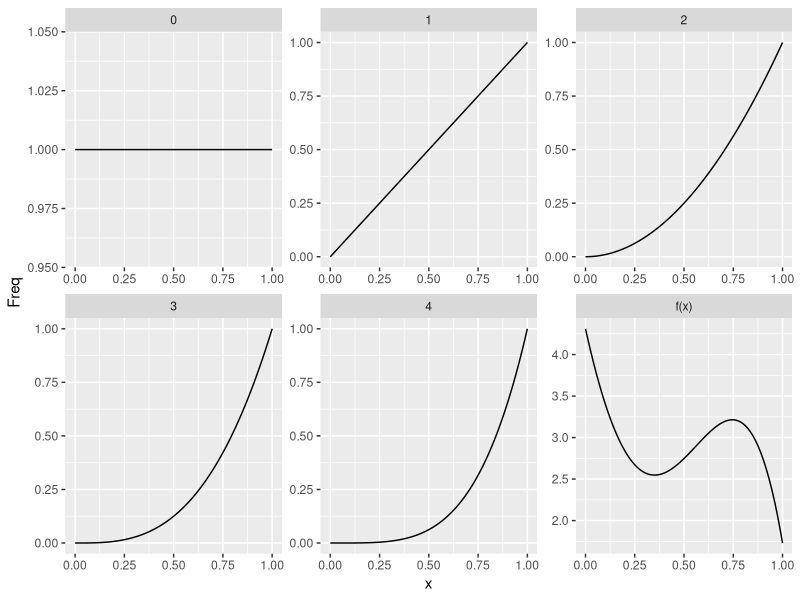
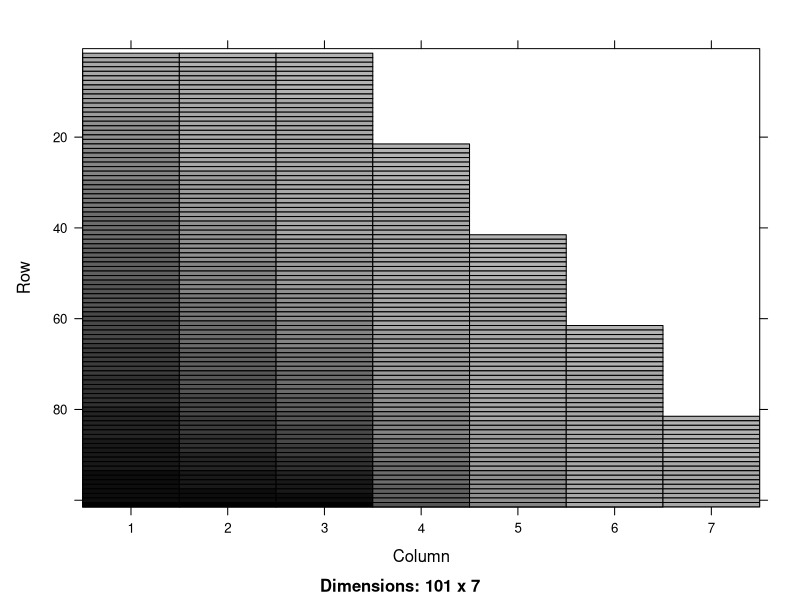
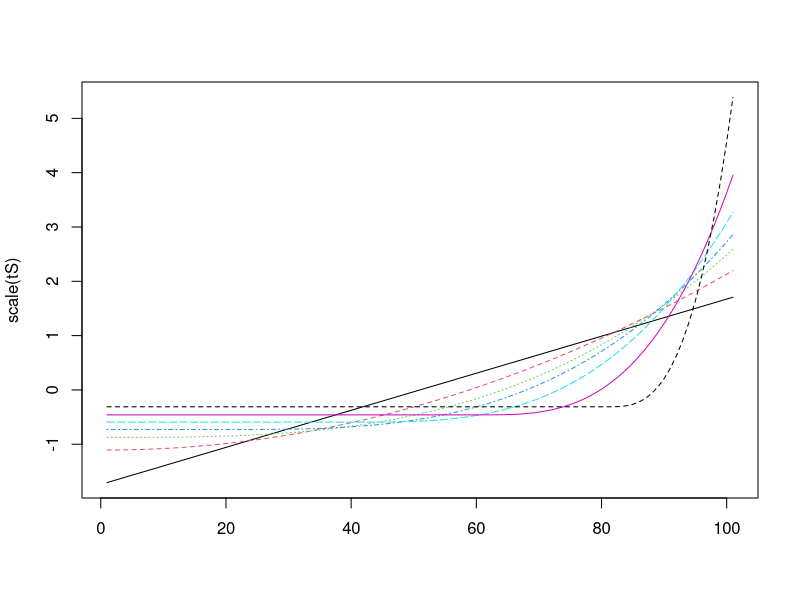
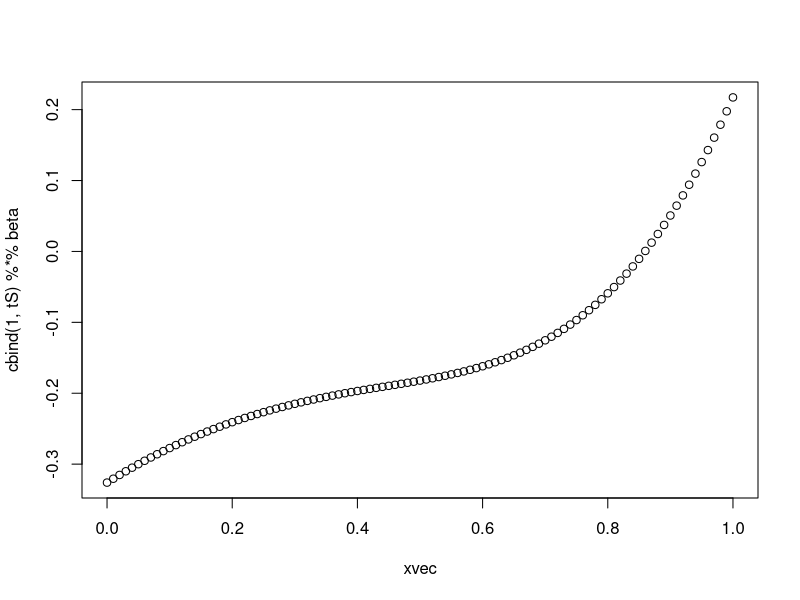
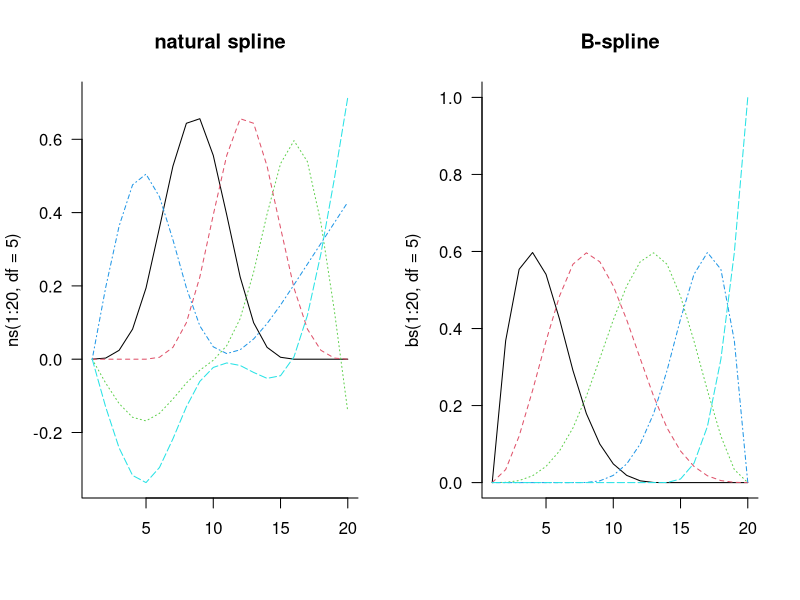
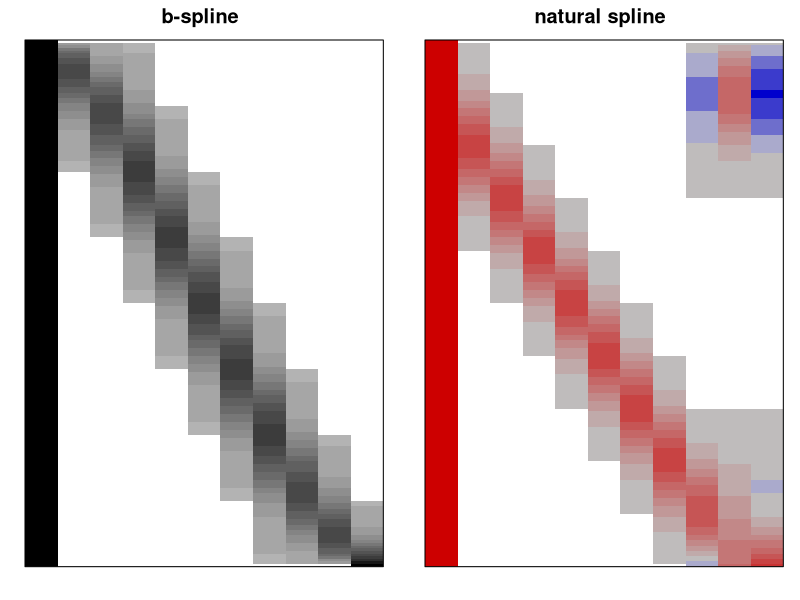
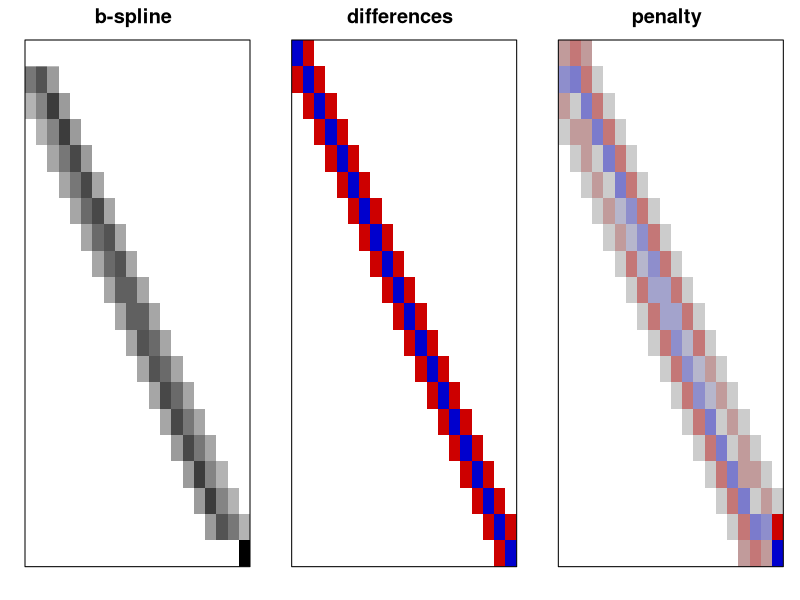
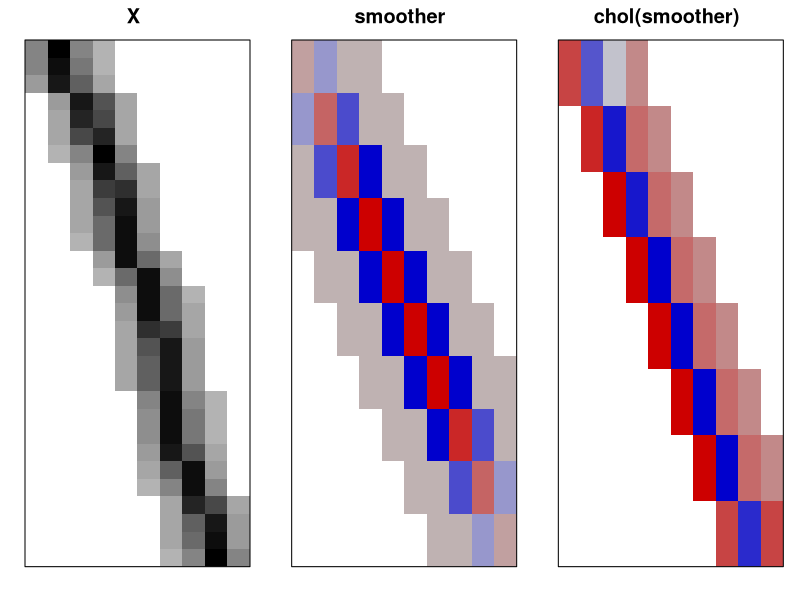

These charts were generated, in order, by the following R code:
## ---- chunk 1
## use help("image-methods", "Matrix")
## lattice graphics: ?lattice:xyplot for details on scales
ifun <- function(x, title = "", ck = FALSE, raster = TRUE) {
    image(Matrix(x),
          sub = "", xlab = "", ylab = "",
          colorkey = ck,
          aspect = "fill",
          scales = list(x = list(draw = FALSE),
                        y = list(draw = FALSE)),
          main = title,
          useRaster = raster
          )
}
## ---- chunk 2
## replicate figure 3.2 from Wood
library(ggplot2)
x <- seq(0, 1, length = 101)
n <- 4
y <- sapply(0:n, \(j) x^j)
beta <- c(4.31, -10.72, 16.8, 2.22, -10.88)
y <- cbind(y, fx = y %*% beta)
dimnames(y) <- list(x = x, j = c(0:n, "f(x)"))
yy <- as.data.frame(as.table(y))
yy$x <- as.numeric(as.character(yy$x))
ggplot(yy, aes(x, Freq)) + geom_line() + facet_wrap(~j, scale = "free")
## ---- chunk 3
truncpolyspline <- function(x, df) {
    if (!require("Matrix")) stop("need Matrix package")
    knots <- quantile(x, seq(0, 1, length = df - 1))
    ## should probably use seq() instead of `:`
    ## dim: n x (df-2)
    trunc_fun <- function(k) (x>=k)*(x-k)^3
    S <- sapply(knots[1:(df-2)], trunc_fun)
    S <- as(S, "CsparseMatrix")
    ## dim: n x df
    S <- cbind(x, x^2, S)
    return(S)
}
xvec <- seq(0, 1, length = 101)
tS <- truncpolyspline(xvec, df = 7)
image(tS, aspect = "fill")
matplot(scale(tS), type = "l")
## ---- chunk 4
set.seed(101)
beta <- rnorm(8)
plot(xvec, cbind(1, tS) %*% beta)
## ---- chunk 5
truncpolyspline2 <- function(x, df) {
    knots <- quantile(x, seq(0, 1, length = df - 1))
    nx <- length(x)
    iL <- list()
    pL <- list()
    xL <- list()
    n <- 3
    j <- 0
    pL[[1]] <- 0L
    for (i in 1:(n-1)) {
        j <- j+1
        xL[[j]] <- x^i
        iL[[j]] <- seq(nx)-1L
        pL[[j+1]] <- i*nx
    }
    for  (i in 1:(df-2)) {
        j <- j+1
        ## figure out number of non-zero elements
        ## (could squeeze out a bit more here by counting up)
        nzk <- sum(x < knots[i])
        pos <- (nzk+1):nx
        xL[[j]] <- (x[pos]-knots[i])^3
        iL[[j]] <- pos-1L
        pL[[j+1]] <- pL[[length(pL)]]+(nx-nzk)
    }
    new("dgCMatrix", i = unlist(iL), p = unlist(pL), x = unlist(xL),
        Dim = c(nx, as.integer(df)))
}
tS2 <- truncpolyspline2(xvec, df = 7)
all.equal(unname(tS), tS2) ## TRUE
identical(unname(matrix(tS)), matrix(tS2))  ## TRUE
## ---- chunk 6
library(splines)
bb <- bs(1:20, df = 5)
attributes(bb)[c("degree", "knots", "Boundary.knots")]
nn <- ns(1:20, df = 7)
attributes(nn)[c("degree", "knots", "Boundary.knots")]
## ---- chunk 7
par(mfrow = c(1,2),las =1, bty ="l")
matplot(ns(1:20, df = 5), type = "l", main = "natural spline")
matplot(bs(1:20, df = 5), type = "l", main = "B-spline")
## ---- chunk 8
library(Matrix)
dd <- data.frame(x=1:200)
Xb <- model.matrix(~splines::bs(x, df = 10), data = dd)
Xn <- model.matrix(~splines::ns(x, df = 10), data = dd)
gridExtra::grid.arrange(
               ncol = 2,
               ifun(Xb, "b-spline"),
               ifun(Xn, "natural spline")
               )
## ---- chunk 9
library(splines)
b <- bs(1:20, df = 20)
m <- diag(-2, nrow = 20)
m[row(m) == col(m) -1 ] <- 1
m[row(m) == col(m) +1 ] <- 1
gridExtra::grid.arrange(
              nrow = 1,
              ifun(b, "b-spline"),
              ifun(m, "differences"),
              ifun(m %*% b, "penalty")
           )
## ---- chunk 10
library(mgcv)
set.seed(101)
x <- sort(runif(30))
sm <- smoothCon(s(x, bs = "bs", k = 10), data.frame(x=x))
names(sm[[1]])
gridExtra::grid.arrange(
               nrow = 1,
               ifun(sm[[1]]$X, "X"),
               ifun(sm[[1]]$S[[1]], "smoother"),
               ifun(sm[[1]]$D[[1]], "chol(smoother)")
               )
## ---- chunk 11
dd <- expand.grid(x = 1:20, y = 1:20)
sm <- smoothCon(te(x, y, k = c(5,5), bs = "bs"), data = dd) 
gridExtra::grid.arrange(
               nrow = 1,
               ifun(sm[[1]]$X, "X"),
               ifun(sm[[1]]$S[[1]], "penalty")
               )
## ---- chunk 12
apropos("smooth.construct") |>
    gsub(pattern = "(smooth.construct.)|(.smooth.spec)", replacement = "")
## ---- chunk 13
xvec <- sort(runif(101))
mfun <- function(bs) {
    sm <- smoothCon(s(x, bs = bs), data.frame(x=xvec))
    matplot(xvec, sm[[1]]$X, type = "l", lty = 1, main = bs, xlab = "", ylab = "")
}
par(mfrow = c(2,3), las = 1, bty = "l")
svec <- c("bs", "cc", "cs", "cr", "ps", "tp")
invisible(sapply(svec, mfun))
